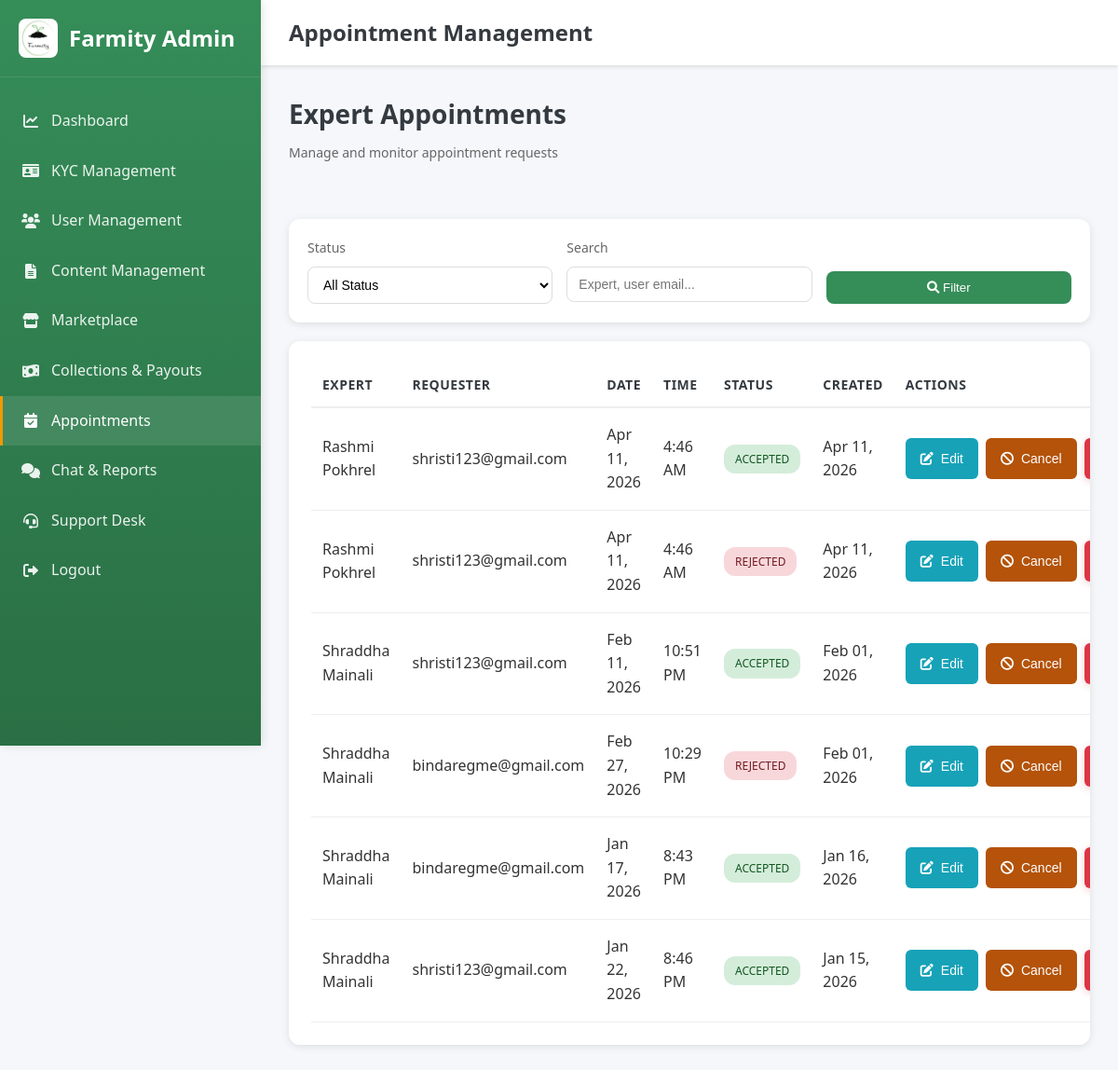
The page /admin-dashboard/appointments/ (signed in) on the database as committed earlier.
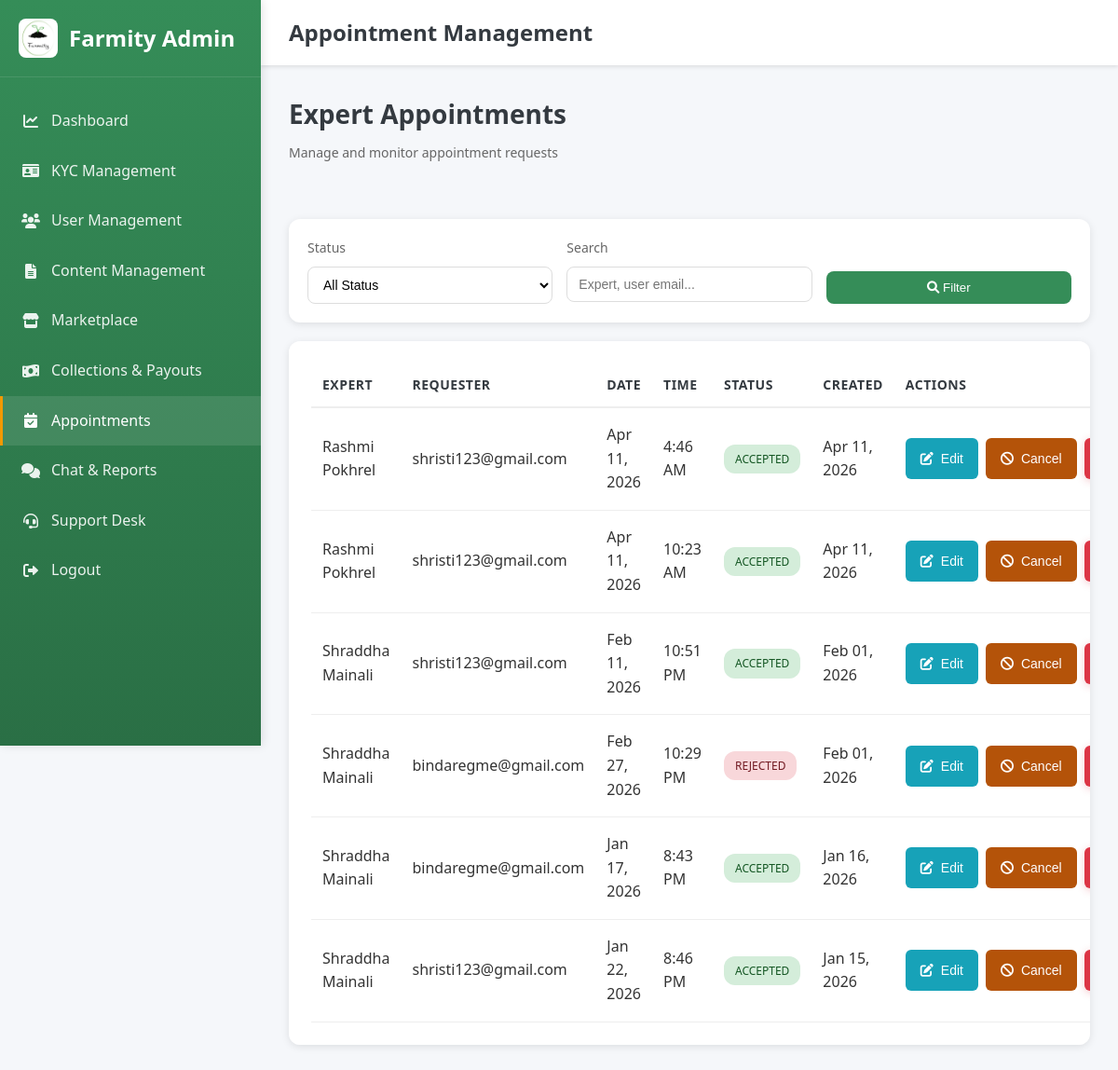
The same page on the database as committed later.
### accounts/models.py (models this page shows, shortened)
class ExpertAppointment(models.Model):
    STATUS_PENDING = 'pending'
    STATUS_ACCEPTED = 'accepted'
    STATUS_REJECTED = 'rejected'
    STATUS_CANCELLED = 'cancelled'
    STATUS_CHOICES = (
        (STATUS_PENDING, 'Pending'),
        (STATUS_ACCEPTED, 'Accepted'),
        (STATUS_REJECTED, 'Rejected'),
        (STATUS_CANCELLED, 'Cancelled'),
    )
    VISIT_VISITED = 'visited'
    VISIT_WILL_VISIT = 'will_visit'
    VISIT_WAITING = 'waiting'
    VISIT_CHOICES = (
        (VISIT_VISITED, 'Visited'),
        (VISIT_WILL_VISIT, 'Will visit'),
        (VISIT_WAITING, 'Pending'),
    )
    expert = models.ForeignKey(ExpertProfile, on_delete=models.CASCADE, related_name='appointments')
    requester = models.ForeignKey(User, on_delete=models.CASCADE, related_name='appointments')
    requested_date = models.DateField()
    requested_time = models.TimeField()
    message = models.TextField(blank=True, null=True)
    status = models.CharField(max_length=20, choices=STATUS_CHOICES, default=STATUS_PENDING)
    response_message = models.TextField(blank=True, null=True, help_text='Doctor message: reason for reject or note for accept.')
    visit_status = models.CharField(max_length=20, choices=VISIT_CHOICES, blank=True, null=True, help_text='For accepted appointments: Will visit / Pending / Visited.')
    created_at = models.DateTimeField(auto_now_add=True)
    updated_at = models.DateTimeField(auto_now=True)
    class Meta:
        ordering = ('-created_at',)

class ExpertProfile(models.Model):
    user = models.OneToOneField(User, on_delete=models.CASCADE, related_name='expert_profile')
    name = models.CharField(max_length=255, blank=True, null=True)
    photo = models.ImageField(upload_to='expert_photos/', blank=True, null=True)
    qualification = models.CharField(max_length=255, blank=True, null=True)
    specialization = models.CharField(max_length=255, blank=True, null=True)
    experience = models.CharField(max_length=50, blank=True, null=True)
    consultation_fee = models.DecimalField(
        max_digits=10, decimal_places=2, default=0, blank=True, null=True,
        help_text='Fee per appointment (Rs.). 0 = free. Can be set for future paid appointments.'
    )

class User(AbstractBaseUser, PermissionsMixin):
    ROLE_CHOICES = (
        ('admin', 'Admin'),
        ('buyer', 'Buyer'),
        ('farmer', 'Farmer'),
        ('agricultural_expert', 'Agricultural Expert'),
        ('vendor', 'Vendor'),
    )
    GENDER_CHOICES = (
        ('male', 'Male'),
        ('female', 'Female'),
        ('other', 'Other'),
    )
    email = models.EmailField(unique=True)
    phone = models.CharField(max_length=10, unique=True, blank=True, null=True)
    gender = models.CharField(max_length=10, choices=GENDER_CHOICES, blank=True, null=True)
    role = models.CharField(max_length=20, choices=ROLE_CHOICES, default='buyer')
    is_active = models.BooleanField(default=True)
    email_verified = models.BooleanField(default=False)
    is_verified = models.BooleanField(default=False)
    is_staff = models.BooleanField(default=False)
    date_joined = models.DateTimeField(auto_now_add=True)
    objects = UserManager()
    USERNAME_FIELD = 'email'
    REQUIRED_FIELDS = []

### accounts/views.py (the view, shortened to what this page needs)
# urls.py: path('admin-dashboard/appointments/', admin_appointment_management, name='admin_appointment_management'),
@login_required
def admin_appointment_management(request):
    if request.user.role != 'admin':
        return _redirect_to_role_home_response(request.user)
    status_filter = request.GET.get('status', 'all')
    search_query = request.GET.get('search', '').strip()
    appointments = ExpertAppointment.objects.select_related(
        'expert', 'expert__user', 'requester'
    ).order_by('-created_at')
    if status_filter != 'all':
        appointments = appointments.filter(status=status_filter)
    if search_query:
        appointments = appointments.filter(
            Q(expert__name__icontains=search_query) |
            Q(expert__user__email__icontains=search_query) |
            Q(requester__email__icontains=search_query)
        )
    total_appointments = ExpertAppointment.objects.count()
    pending_appointments = ExpertAppointment.objects.filter(status=ExpertAppointment.STATUS_PENDING).count()
    accepted_appointments = ExpertAppointment.objects.filter(status=ExpertAppointment.STATUS_ACCEPTED).count()
    rejected_appointments = ExpertAppointment.objects.filter(status=ExpertAppointment.STATUS_REJECTED).count()
    cancelled_appointments = ExpertAppointment.objects.filter(status=ExpertAppointment.STATUS_CANCELLED).count()
    context = {
        'appointments': appointments,
        'status_filter': status_filter,
        'search_query': search_query,
        'total_appointments': total_appointments,
        'pending_appointments': pending_appointments,
        'accepted_appointments': accepted_appointments,
        'rejected_appointments': rejected_appointments,
        'cancelled_appointments': cancelled_appointments,
    }
    return render(request, 'admin_appointment_management.html', context)

### templates/admin_appointment_management.html (shortened to what the changed rows need)
<!DOCTYPE html>
<html lang="en">
<head>
    <link rel="stylesheet" href="/static/css/style.css">
    <link href="https://cdnjs.cloudflare.com/ajax/libs/font-awesome/6.0.0/css/all.min.css" rel="stylesheet">
</head>
<body>
    <aside class="sidebar">
        <div class="sidebar-header">
            <h2>Farmity Admin</h2>
        </div>
    </aside>
    <div class="main-content">
        <header class="top-header">
            <h1 class="header-title">Appointment Management</h1>
        </header>
        <div class="dashboard-content">
            <div class="page-header">
                <h2 class="page-title">Expert Appointments</h2>
            </div>
            <div class="table-container">
                {% if appointments %}
                <table class="data-table">
                    <thead>
                        <tr>
                            <th>Expert</th>
                            <th>Requester</th>
                            <th>Date</th>
                            <th>Time</th>
                            <th>Status</th>
                            <th>Created</th>
                            <th>Actions</th>
                        </tr>
                    </thead>
                    <tbody>
                        {% for appointment in appointments %}
                        <tr>
                            <td>{{ appointment.expert.name|default:appointment.expert.user.email }}</td>
                            <td>{{ appointment.requester.email }}</td>
                            <td>{{ appointment.requested_date|date:"M d, Y" }}</td>
                            <td>{{ appointment.requested_time|time:"g:i A" }}</td>
                            <td>
                                <span class="status-badge {{ appointment.status }}">{{ appointment.get_status_display }}</span>
                            </td>
                            <td>{{ appointment.created_at|date:"M d, Y" }}</td>
                            <td>
                                <div class="action-buttons">
                                    <button class="btn btn-edit" onclick="openEditAppointmentModal({{ appointment.id }}, '{{ appointment.requested_date }}', '{{ appointment.requested_time }}', '{{ appointment.status }}', '{{ appointment.message|default:""|escapejs }}', '{{ appointment.response_message|default:""|escapejs }}')">
                                        <i class="fas fa-edit"></i> Edit
                                    </button>
                                    {% if appointment.status != 'cancelled' %}
                                    <button type="button" class="btn btn-cancel-appt" onclick="openCancelAppointmentModal({{ appointment.id }})">
                                        <i class="fas fa-ban"></i> Cancel
                                    </button>
                                    {% endif %}
                                    <button type="button" class="btn btn-delete" onclick="openDeleteAppointmentModal({{ appointment.id }})">
                                    </button>
                                </div>
                            </td>
                        </tr>
                        {% endfor %}
                    </tbody>
                </table>
                {% else %}
                <p style="text-align: center; padding: 40px; color: #999;">No appointments found</p>
                {% endif %}
            </div>
        </div>
    </div>
</body>
</html>

Rows that differ between the two databases and show on the page:
changed ExpertAppointment (number 2 of 6 on the later page): requested_time "4:46 AM" → "10:23 AM"; status "REJECTED" → "ACCEPTED"
